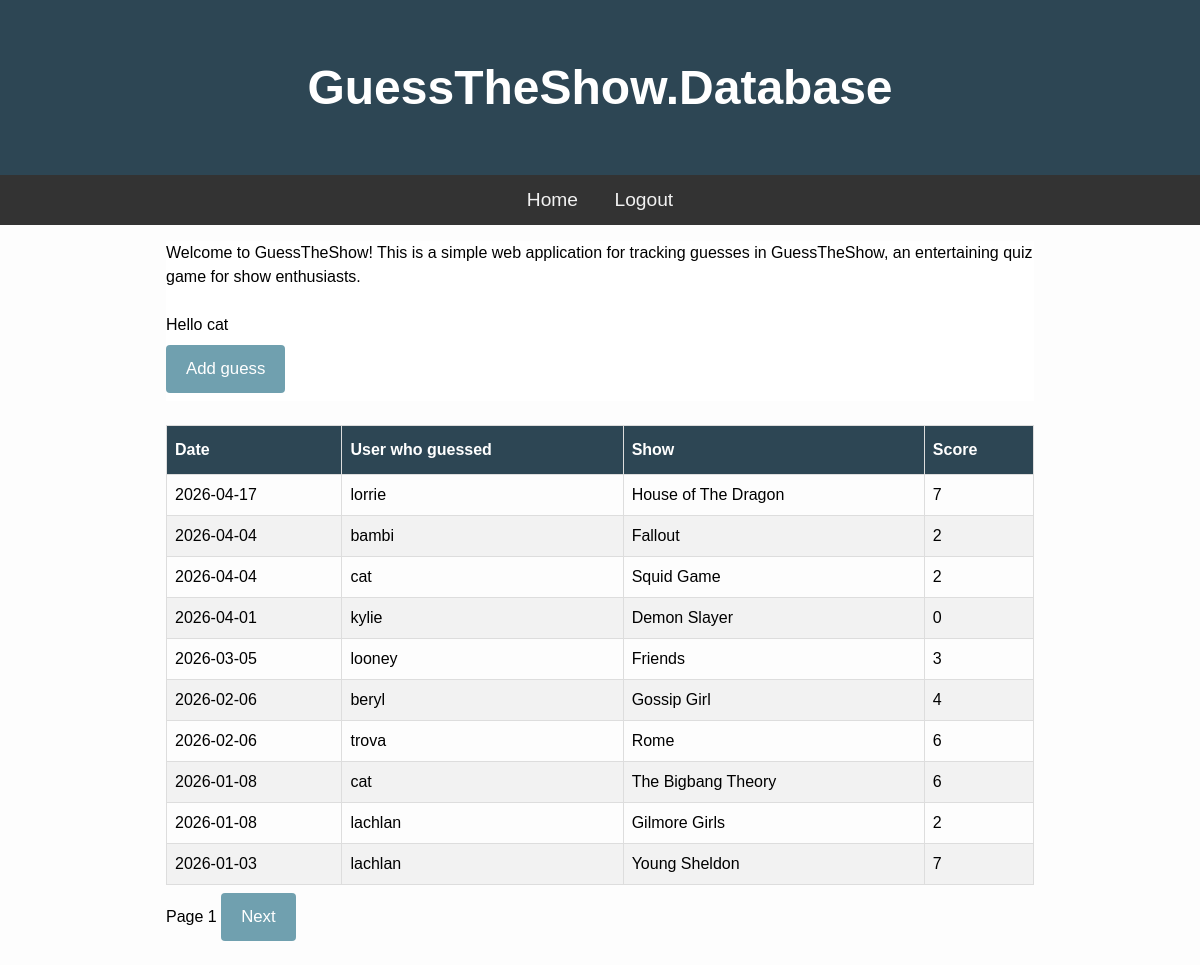
Screenshot of / (signed in) with the database file from the repository.
### tables this page shows
CREATE TABLE Users (id INTEGER PRIMARY KEY AUTOINCREMENT, username TEXT UNIQUE NOT NULL, password NOT NULL, salt TEXT);

CREATE TABLE Guesses (id INTEGER PRIMARY KEY AUTOINCREMENT, user_id INTEGER, date TEXT NOT NULL, score INTEGER, "show" TEXT NOT NULL);

### main.py (the view)
@app.route("/") #the route for the homepage
def Home():
    page = request.args.get('page', 1, type=int) #Get the page number from the query parameters and default to 1 if not provided
    per_page = 10 #Limit guesses to 10 per page e
    total_guesses = db.TotalGuessCount() #Get the total number of guesses from the guesses database
    total_pages = math.ceil(total_guesses / per_page)#Calculate the total number of pages and round up to the nearest whole number
    if page < 1: #If the page number is less than 1, set it to 1 to prevent invalid page numbers and users from trying to access non-existent pages
       page = 1
    elif page > total_pages and total_pages > 0:
       page = total_pages
    offset = (page - 1) * per_page #Calculate the offset for the database query based on the current page
    guessData = db.GetPages(per_page, offset)#Get the guesses for the current page using limit and offset
    return render_template("index1.html", guesses=guessData, page=page, total_pages=total_pages) #Note: passing data, page and total_pages

### db.py (called while the page is built)
def GetDB():
    BASE_DIR = os.path.dirname(os.path.abspath(__file__)) #Turns the part of the current file into an absolute path and then gets the directory of that path. Used to find the database file regardless of where the program is run from.
    db_path = os.path.join(BASE_DIR, ".database", "gtg.db") #Creates path to the database file
    db = sqlite3.connect(db_path)
    db.row_factory = sqlite3.Row
    return db

def GetPages(limit, offset):
    db = GetDB()
    query = """SELECT Guesses.date, Guesses.show, Guesses.score, Users.username
               FROM Guesses
               JOIN Users ON Guesses.user_id = Users.id
               ORDER BY date DESC
               LIMIT ? OFFSET ?"""
    guesses = db.execute(query, (limit, offset)).fetchall()
    db.close()
    return guesses

def TotalGuessCount():
    db = GetDB()
    result = db.execute("SELECT COUNT(*) as total FROM Guesses").fetchone()
    db.close()
    return result['total']

### templates/index1.html (shortened to what this page needs)
{% extends "base.html" %}
{% block content %}
<div class="container">
    <p>Welcome to GuessTheShow! This is a simple web application for tracking guesses in GuessTheShow, an entertaining quiz game for show enthusiasts.</p>
    {% if session['username'] %}
        <br>
        <p>Hello {{ session['username'] }}</p>
        <a href="/add"><button>Add guess</button></a>
    {% endif %}
</div>
<br>
<table class="guess_table">
    <thead>
        <th>Date</th>
        <th>User who guessed</th>
        <th>Show</th>
        <th>Score</th>
    </thead>
    <tbody>
        {% for guess in guesses %}
        <tr>
            <td>{{ guess['date'] }}</td>
            <td>{{ guess['username'] }}</td>
            <td>{{ guess['show'] }}</td>
            <td>{{ guess['score'] }}</td>
        </tr>
        {% endfor %}
    </tbody>
</table>
<div class="pagenavigation">
    <span>Page {{ page }}</span>
    {% if page < total_pages %}
        <a href="{{ url_for('Home', page=page+1) }}"><button>Next</button></a>
    {% endif %}
</div>
{% endblock %}

### static/css/style.css (style rules this page uses)
* { padding: 0; margin: 0; box-sizing: border-box; }
body { background: #fdfdfd; font-family: "Nunito", sans-serif; font-size: 1rem; }
.container { background-color: white; }
.guess_table { font-family: Arial, Helvetica, sans-serif; border-collapse: collapse; width: 100%; }
.guess_table td, .guess_table th { border: 1px solid #ddd; padding: 8px; }
.guess_table tr:nth-child(even) { background-color: #f2f2f2; }
.guess_table th { padding-top: 12px; padding-bottom: 12px; text-align: left; background-color: #2D4654; color: white; }
button { background-color: #70A0AF; color: white; padding: 14px 20px; margin: 8px 0; border: none; border-radius: 4px; cursor: pointer; font-size: 1.05em; }

### rows the page displays
Users: username "cat"
Guesses: date "2026-04-17", username "lorrie", show "House of The Dragon", score "7"
Guesses: date "2026-04-04", username "bambi", show "Fallout", score "2"
Guesses: date "2026-04-04", username "cat", show "Squid Game", score "2"
Guesses: date "2026-04-01", username "kylie", show "Demon Slayer", score "0"
Guesses: date "2026-03-05", username "looney", show "Friends", score "3"
Guesses: date "2026-02-06", username "beryl", show "Gossip Girl", score "4"
Guesses: date "2026-02-06", username "trova", show "Rome", score "6"
Guesses: date "2026-01-08", username "cat", show "The Bigbang Theory", score "6"
Guesses: date "2026-01-08", username "lachlan", show "Gilmore Girls", score "2"
Guesses: date "2026-01-03", username "lachlan", show "Young Sheldon", score "7"

### other values shown
{{ page }} "1"
